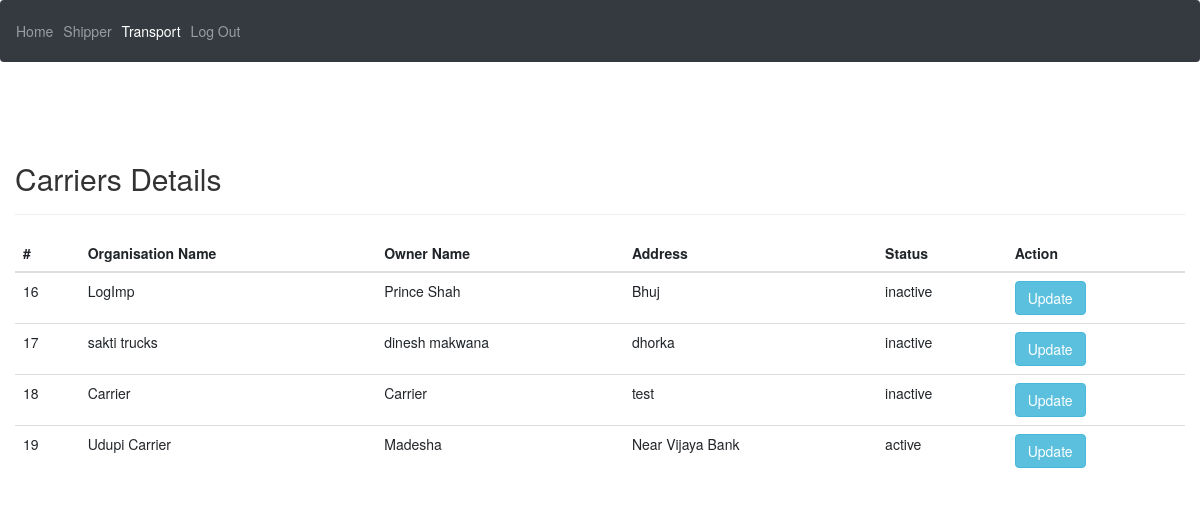
Page /Admin/carriers.php (signed in) on the earlier database version.
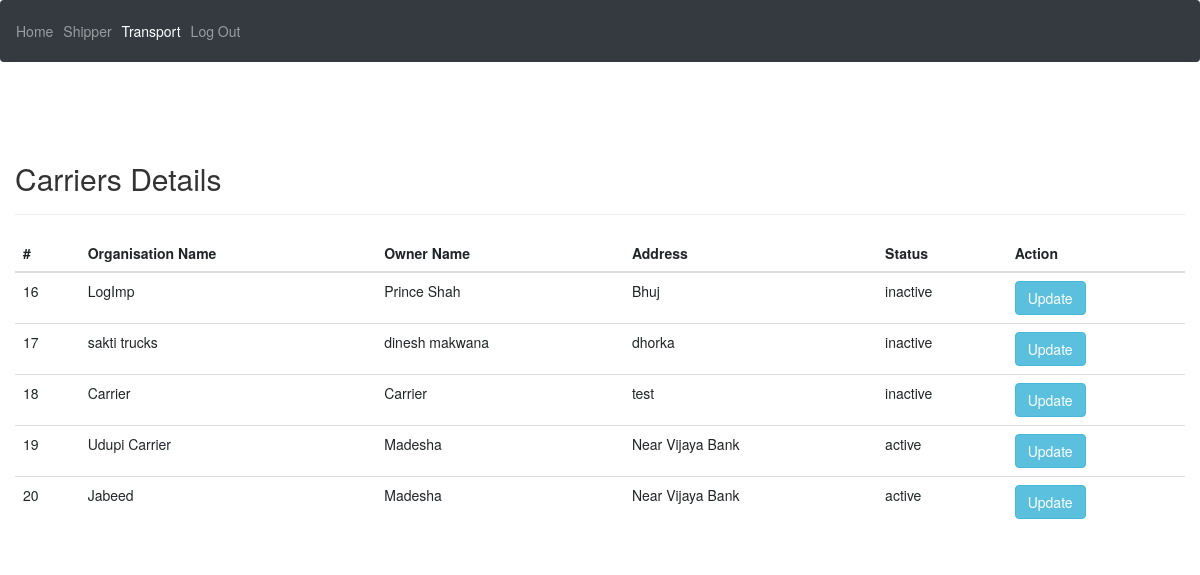
Same page on the later database version.
### tables this page shows
CREATE TABLE `user_t` (
  `T_id` int(10) NOT NULL,
  `T_org_name` varchar(50) NOT NULL,
  `T_owner_name` varchar(50) NOT NULL,
  `T_mail` varchar(100) NOT NULL,
  `T_address` varchar(200) NOT NULL,
  `Type_of_vehicle` varchar(100) NOT NULL,
  `T_number` bigint(20) NOT NULL,
  `T_anumber` bigint(20) NOT NULL,
  `T_no_vehicle` int(10) NOT NULL,
  `T_service` varchar(200) NOT NULL,
  `T_password` varchar(200) NOT NULL,
  `T_security_question` varchar(50) NOT NULL,
  `T_security_answer` varchar(200) NOT NULL,
  `T_status` tinyint(1) NOT NULL DEFAULT 2,
  `T_active` tinyint(1) NOT NULL DEFAULT 0
);

### Admin/carriers.php (the view, shortened to what this page needs)
<!DOCTYPE html>
<html lang="en" dir="ltr">
<head>
  <link rel="stylesheet" href="https://stackpath.bootstrapcdn.com/bootstrap/4.3.1/css/bootstrap.min.css">
  <link rel="stylesheet" href="https://maxcdn.bootstrapcdn.com/bootstrap/3.3.7/css/bootstrap.css">
</head>
<nav class="navbar navbar-expand-sm bg-dark navbar-dark">
  <ul class="navbar-nav">
    <li class="nav-item">
      <a class="nav-link" href="home.php">Home</a>
    </li>
    <li class="nav-item">
      <a class="nav-link" href="shippers.php">Shipper</a>
    </li>
    <li class="nav-item active">
      <a class="nav-link" href="carriers.php">Transport</a>
    </li>
    <li class="nav-item">
      <?php if (isset($_SESSION['mail'])){ ?>
      <a class="nav-link" href="logout.php">Log Out</a>
      <?php } ?>
    </li>
  </ul>
</nav>
<body>
  <div class="container-fluid" style="width: 1200px;">
    <div class="row">
        <div class="col-md-12">
        <br/>
            <div class="page-header clearfix">
                <h2 class="pull-left">Carriers Details</h2>
                <br/>
            </div>
            <?php
            require_once "../connection.php";
            $sql = "SELECT * FROM user_t";
            if($result = mysqli_query($con, $sql)){
                if(mysqli_num_rows($result) > 0){
                    echo "<table class='table'>";
                        echo "<thead>";
                            echo "<tr>";
                                echo "<th scope='col'>#</th>";
                                echo "<th scope='col'>Organisation Name</th>";
                                echo "<th scope='col'>Owner Name</th>";
                                echo "<th scope='col'>Address</th>";
                                echo "<th scope='col'>Status</th>";
                                echo "<th scope='col'>Action</th>";
                            echo "</tr>";
                        echo "</thead>";
                        echo "<tbody>";
                        while($row = mysqli_fetch_array($result)){
                            $status = $row['T_status'];
                            if($status == 1) {
                                $status = 'active';
                            } else {
                                $status = 'inactive';
                            }
                            echo "<tr>";
                                echo "<td>" . $row['T_id'] . "</td>";
                                echo "<td>" . $row['T_org_name'] . "</td>";
                                echo "<td>" . $row['T_owner_name'] . "</td>";
                                echo "<td>" . $row['T_address'] . "</td>";
                                echo "<td>" . $status . "</td>";
                                echo "<td>";
                                    echo "<a href='update_carrier.php?id=". $row['T_id'] ."' title='Update'
                                    data-toggle='tooltip'><Button class='btn btn-info'>Update</Button></a>";
                                echo "</td>";
                            echo "</tr>";
                        }
                        echo "</tbody>";
                    echo "</table>";
                } else{
                    echo "<p class='lead'><em>No records were found.</em></p>";
                }
            } else{
                echo "ERROR: Could not able to execute $sql. " . mysqli_error($con);
            }
            ?>
        </div>
    </div>
  </div>
</body>
</html>

Differences in the rows shown:
added user_t: T_id "20", T_org_name "Jabeed", T_owner_name "Madesha", T_address "Near Vijaya Bank", T_status "active"
